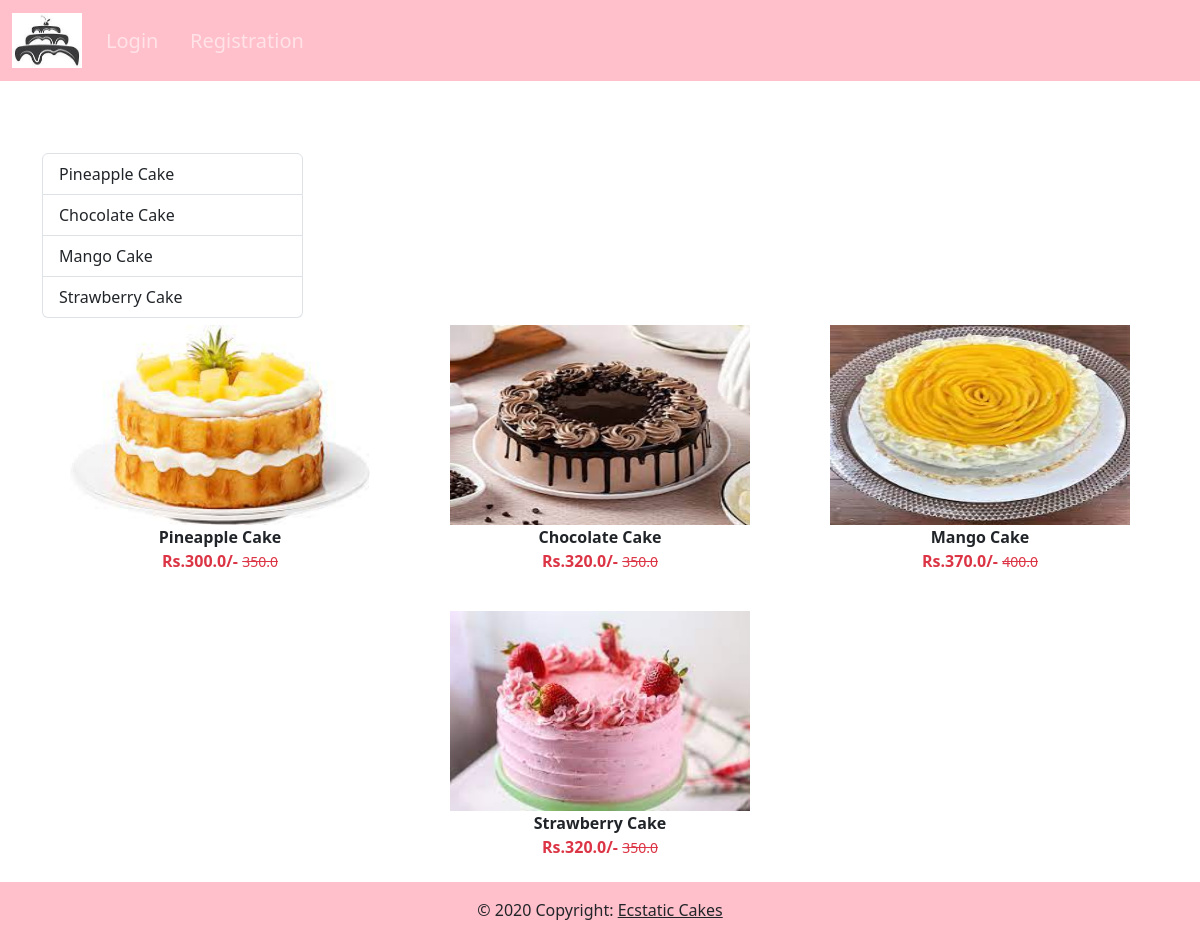
Screenshot of /category/RC with the database file from the repository.
### app/models.py (models this page shows, shortened)
class Product(models.Model):
    title = models.CharField(max_length=100)
    selling_price = models.FloatField()
    discounted_price = models.FloatField()
    description = models.TextField()
    composition = models.TextField(default='')
    prodapp = models.TextField(default='')
    category = models.CharField(choices=CATEGORY_CHOICES, max_length=2)
    product_image = models.ImageField(upload_to='product')

### app/views.py (the view)
# urls.py: path("category/<slug:val>",views.CategoryView.as_view(),name="category"),
class CategoryView(View):
    def get(self,request,val):
        product = Product.objects.filter(category=val)
        title = Product.objects.filter(category=val).values('title')
        return render(request,"app/category.html",locals())

### app/templates/app/category.html (shortened to what this page needs)
{% extends "app/base.html" %}
{% load static %}
{% block main-content %}
   <div class="container my-5">
      <div class="row">
         <div class="col-sm-3">
            <div class="list-group">
               {% for val in title %}
                 <a href="{% url 'category-title' val.title %}" class="list-group-item list-group-item-action" aria-current="true">
                 {{val.title}}</a>
               {% endfor %}
            </div>
         </div>
         </div class="col-sm-9">
            <div class="row">
               {% for prod in product %}
                  <div class="col text-center mb-4">
                     <a href="{% url 'product-detail' prod.id %}" class="btn">
                     <div>
                        <img src="{{prod.product_image.url}}" width="300px" height="200px" />
                        <div class="fw-bold">{{prod.title}}</div>
                        <div class="fw-bold text-danger">
                           Rs.{{prod.discounted_price}}/-
                           <small class="fw-light text-decoration-line-through">{{prod.selling_price}}</small>
                        </div>
                     </div>
                     </a>
                  </div>
               {% endfor %}
            </div>
         </div>
{% endblock main-content %}

### rows the page displays
Product: product_image (picture), title "Pineapple Cake", discounted_price "300.0", selling_price "350.0"
Product: product_image (picture), title "Chocolate Cake", discounted_price "320.0", selling_price "350.0"
Product: product_image (picture), title "Mango Cake", discounted_price "370.0", selling_price "400.0"
Product: product_image (picture), title "Strawberry Cake", discounted_price "320.0", selling_price "350.0"

### other values shown
{{ val.title }} "Pineapple Cake" "Chocolate Cake" "Mango Cake" "Strawberry Cake"
